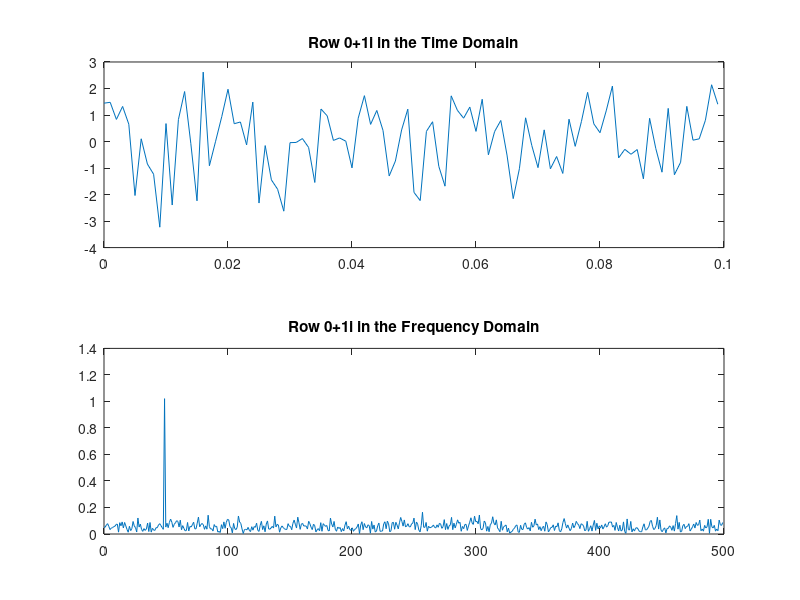
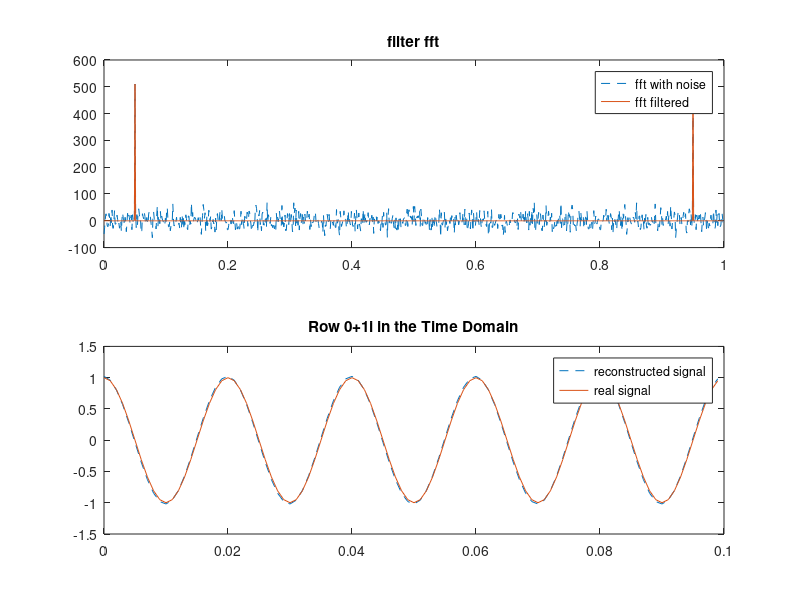

These figures' MATLAB source, in order:
Fs = 1000;                    % Sampling frequency
T = 1/Fs;                     % Sampling period
L = 1000;                     % Length of signal
t = (0:L-1)*T;                % Time vector
noise_ampl = 1.0;               % noise amplitude


noise = noise_ampl * randn(size(t)); % Noise vector

% Create a matrix where each row represents a cosine wave with scaled frequency. The result, X, is a 3-by-1000 matrix.
% The first row has a wave frequency of 50, the second row has a wave frequency of 150,
% and the third row has a wave frequency of 300.

real_vals = cos(2*pi*50*t);

X = real_vals + noise;          % First row wave
% X = real_vals


% For algorithm performance purposes, fft allows you to pad the input with trailing zeros.
% In this case, pad each row of X with zeros so that the length of each row is the next higher power of 2 from the current length.
% Define the new length using the nextpow2 function.
n = 2^nextpow2(L);

% Specify the dim argument to use fft along the rows of X, that is, for each signal.
dim = 2;

% Compute the Fourier transform of the signals.
Y = fft(X);

% Calculate the double-sided spectrum and single-sided spectrum of each signal.
P2 = abs(Y/L);
P1 = P2(1:n/2+1);
P1(2:end-1) = 2*P1(2:end-1);

frequencies = 0:(Fs/n):(Fs/2-Fs/n);
spec = P1(1:n/2);


% get frequency of signal
[argvalue, signal_frequency] = max(spec);
signal_frequency



X_rec = ifft(Y,n,dim);

value_to_zero = 100;

%% better with find
% fY = fix( Y/value_to_zero )*value_to_zero;

fY = Y;
fY(find(Y < value_to_zero)) = 0;

max( Y )
max( fY )

% fY = Y
ifY = ifft(fY);
cy = real(ifY);

%%% PLOTS

figure(1)
% Plot the first 100 entries from each row of X in a single figure in order and compare their frequencies.
subplot(2,1,1)
plot(t(1:100), X(1:100))
title(['Row ',num2str(i),' in the Time Domain'])
subplot(2,1,2)
plot(frequencies, spec)
title(['Row ',num2str(i),' in the Frequency Domain'])


figure(2)

subplot(2,1,1)
plot(t,real(Y),'--')
hold on
plot(t,real(fY),'-')
hold off
title('filter fft')
legend('fft with noise', 'fft filtered')

subplot(2,1,2)
plot(t(1:100),cy(1:100),'--')
hold on
plot(t(1:100),real_vals(1:100),'-')
hold off
legend('reconstructed signal', 'real signal')
title(['Row ',num2str(i),' in the Time Domain'])

